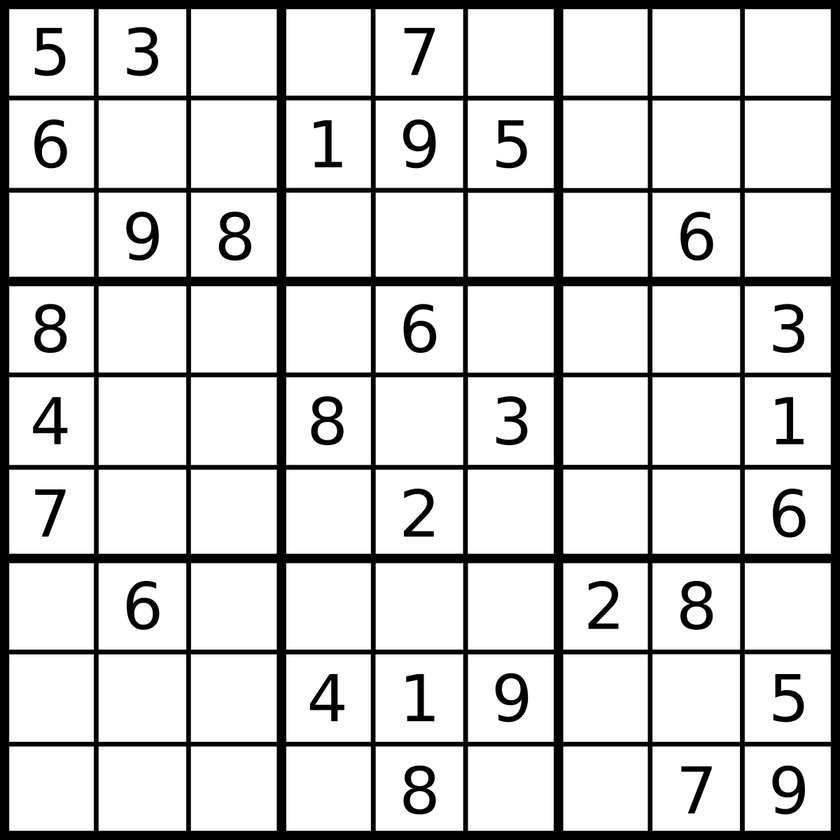
#> input picture Images/chessboard1.png, 840 x 840 px, shrunk from 1200 x 1200 before the run
$ jupyter execute Untitled.ipynb
#> lines starting #> are read from the running program, lines starting #| are printed output that depends on the picture; after the words box and inside, x2 and y2 are one past the last pixel; in counts of white or black regions, pixels touching at a corner belong together
[cell 1]
import cv2
import numpy as np


image = cv2.imread('chessboard1.png')
#> image is the input picture: shape (840, 840, 3); min 0, max 255, mean 209.7
cv2.waitKey(0)

# Grayscale
gray = cv2.cvtColor(image, cv2.COLOR_BGR2GRAY)
blur = cv2.medianBlur(gray, 5)
sharpen_kernel = np.array([[-1,-1,-1], [-1,9,-1], [-1,-1,-1]])
sharpen = cv2.filter2D(blur, -1, sharpen_kernel)
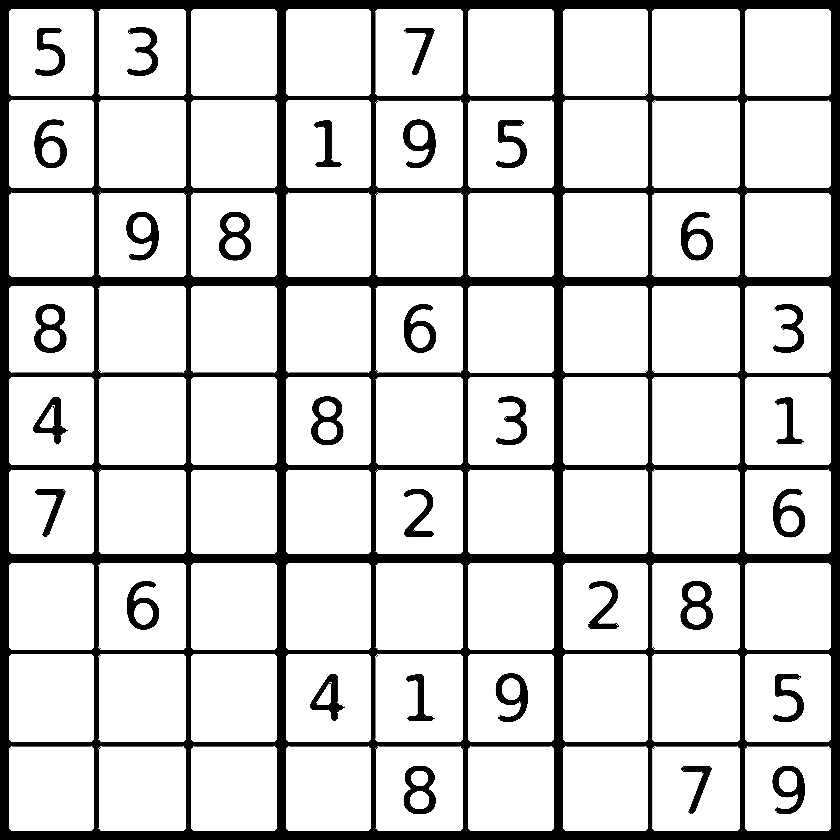
#> sharpen: shape (840, 840); min 0, max 255, mean 210.4

# Find Canny edges
edged = cv2.Canny(gray, 30, 200)
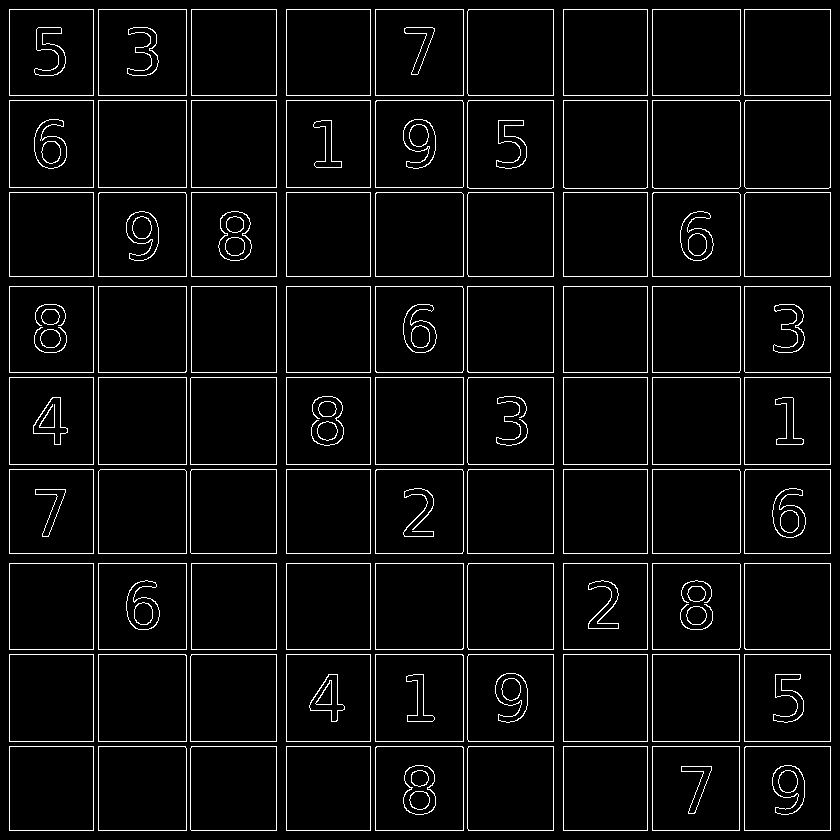
#> edged: shape (840, 840); 5% white in thin lines or dots
dilated = cv2.dilate(edged, np.ones((3,3), dtype=np.uint8))
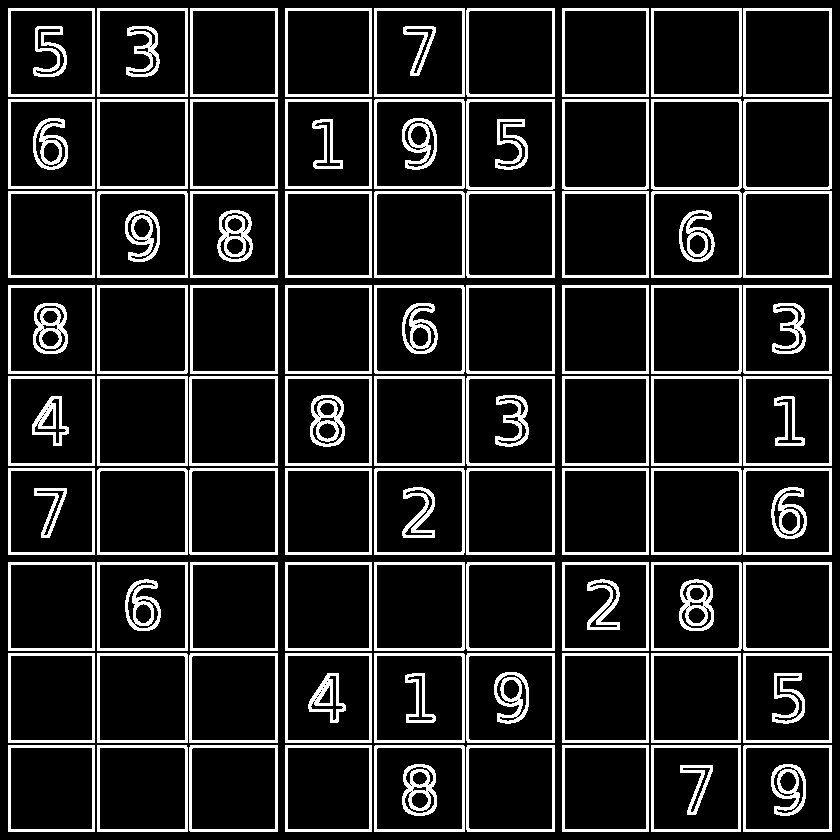
#> dilated: shape (840, 840); 15.1% white; 111 white regions

# Finding Contours
# Use a copy of the image e.g. edged.copy()
# since findContours alters the image
cnts, hierarchy = cv2.findContours(dilated,
    cv2.RETR_EXTERNAL, cv2.CHAIN_APPROX_NONE)
#> cnts = 81 contours; largest, box (x1, y1, x2, y2) and area: (651, 99, 742, 190) 8095, (374, 376, 465, 466) 8010, (97, 376, 188, 466) 8010, (97, 99, 188, 189) 8010, (374, 653, 465, 743) 8010
image_number = 0


# Draw all contours
# -1 signifies drawing all contours
cv2.drawContours(image, cnts, -1, (0, 255, 0), 3)
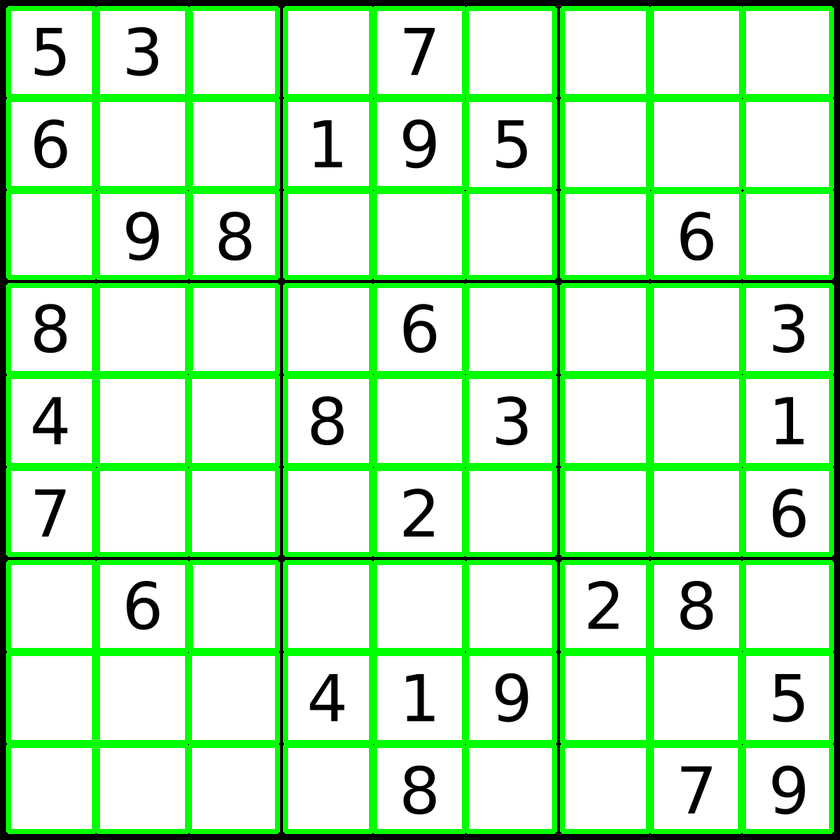
#> image: shape (840, 840, 3); 16.99% of pixels changed, all inside (x1, y1, x2, y2) = (6, 6, 834, 834)

for c in cnts:
        x,y,w,h = cv2.boundingRect(c)
        ROI = image[y:y+h, x:x+h]
        cv2.imwrite('ROI_{}.png'.format(image_number), ROI)
        cv2.rectangle(image, (x, y), (x + w, y + h), (36,255,12), 2)
        image_number += 1
#> this loop made 81 passes
#> (x, y, w, h) on passes 1 to 12: (743, 745, 89, 87), (651, 745, 90, 87), (562, 745, 87, 87), (466, 745, 89, 87), (374, 745, 91, 87), (285, 745, 87, 87), (189, 745, 89, 87), (97, 745, 91, 87), (8, 745, 87, 87), (743, 653, 89, 90), (651, 653, 90, 90), (562, 653, 87, 90)
#> pass 1, `ROI = image[y:y+h, x:x+h]`:
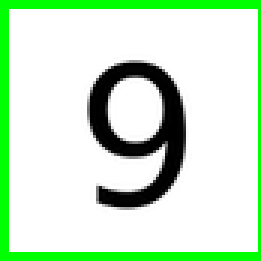
#> ROI: shape (87, 87, 3) (shown 3 times larger); mean B, G, R 202.5, 231, 202.5
#> pass 2, `ROI = image[y:y+h, x:x+h]`:
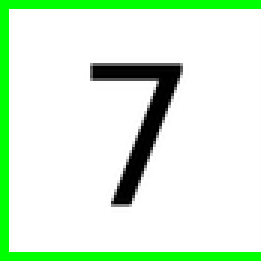
#> ROI: shape (87, 87, 3) (shown 3 times larger); mean B, G, R 214.4, 240.2, 214.4
#> pass 3, `ROI = image[y:y+h, x:x+h]`:
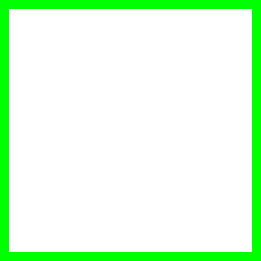
#> ROI: shape (87, 87, 3) (shown 3 times larger); mean B, G, R 220.9, 254.9, 220.9
#> after the loop: image: shape (840, 840, 3); 10.51% of pixels changed, all inside (x1, y1, x2, y2) = (7, 7, 834, 834)
#> after the loop, image_number = 81

cv2.imshow('Image', image)
cv2.imshow('Dilated', dilated)
cv2.waitKey(0)
cv2.destroyAllWindows()

$ run again, with Images/123.png copied over Images/chessboard1.png
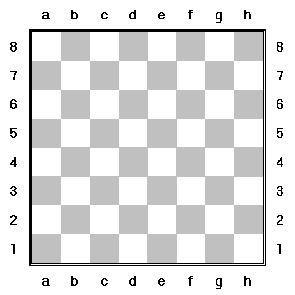
#> input picture Images/123.png, 295 x 295 px
#> image is the input picture: shape (295, 295, 3); min 0, max 255, mean 225.5
#> `edged = cv2.Canny(gray, 30, 200)`:
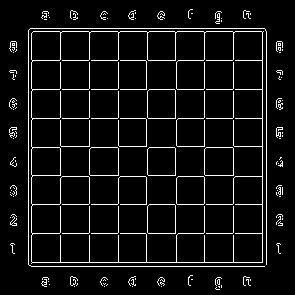
#> edged: shape (295, 295); 6.7% white in thin lines or dots, all inside (x1, y1, x2, y2) = (9, 9, 283, 290)
#> dilated: shape (295, 295); 20.6% white; 33 white regions
#> cnts = 33 contours; largest, box (x1, y1, x2, y2) and area: (27, 27, 268, 268) 57588, (8, 126, 18, 140) 106, (8, 97, 18, 111) 101, (8, 40, 18, 54) 100, (214, 10, 223, 25) 98
#> the loop `for c in cnts:` made 33 passes
#> (x, y, w, h) on passes 1 to 8: (214, 276, 9, 15), (156, 276, 10, 12), (99, 276, 10, 12), (40, 276, 11, 12), (242, 275, 10, 12), (127, 275, 10, 13), (69, 275, 10, 13), (187, 274, 7, 13)
#> after the loop `for c in cnts:`:
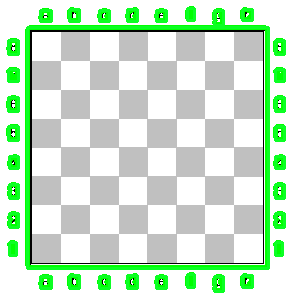
#> image: shape (295, 295, 3); mean B, G, R 202.1, 230.7, 200.2
#> after the loop `for c in cnts:`: image_number = 33
